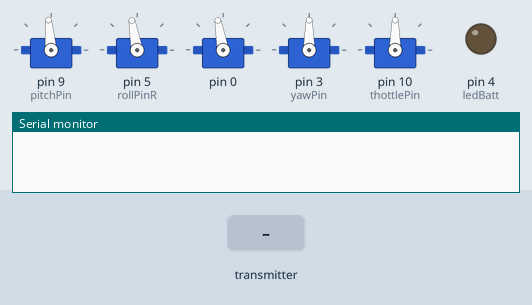
Recording of a sketch running on a simulated Arduino Uno, built with avr-gcc and run on an emulated ATmega328P. Shown: 5 × servo, output pins drawn as LEDs (lit = HIGH), the last lines printed to the serial monitor. Inputs (shaded band) come from the test bench. No radio packets arrive unless stated.

Above: at 1.2 s.
1.3 s: the transmitter starts sending ch1 = 0
At 2.1 s:
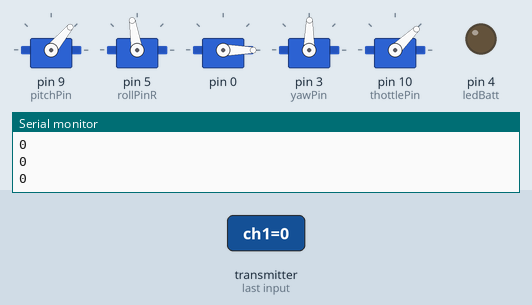
2.8 s: the transmitter starts sending ch2 = 0
At 3.2 s:
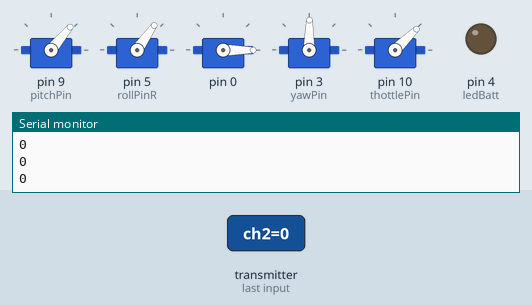
4.3 s: the transmitter starts sending ch3 = 0
At 5.5 s:
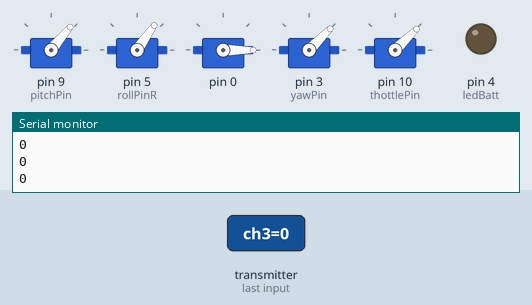
5.8 s: the transmitter starts sending ch4 = 0
At 6.7 s:
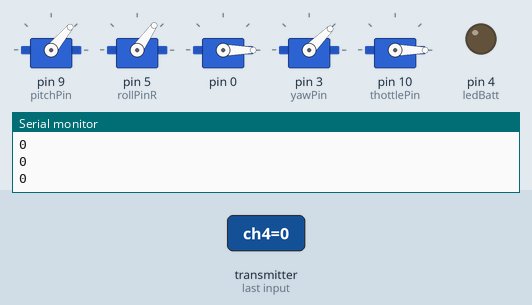
7.3 s: the transmitter starts sending ch1 = 64
At 7.9 s:
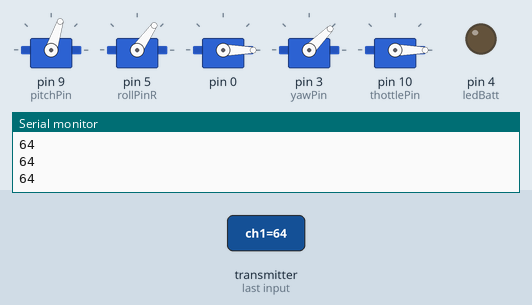
8.8 s: the transmitter starts sending ch2 = 64
At 10.2 s:
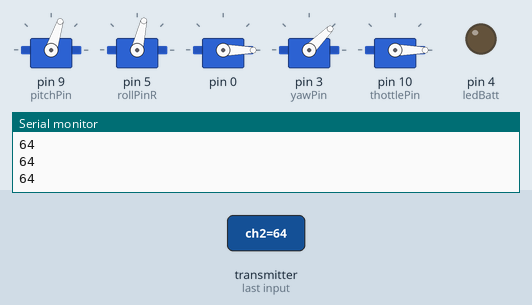
Timing chart, 0 to 11.3 s (numbered marks = the images above; inputs shaded):
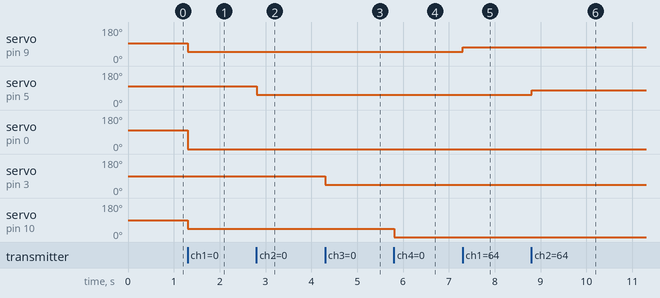

Measured:
- after the input at 1.3 s, servo on pin 9 (pitchPin): 95° → 50° at once; servo on pin 5 (rollPinR): 100° → 99° at once; servo on pin 0: 100° → 0° at once; servo on pin 3 (yawPin): 90° → 89° at once; servo on pin 10 (thottlePin): 90° → 44° at once
- after the input at 2.8 s, servo on pin 5 (rollPinR): 99° → 55° at once
- after the input at 4.3 s, servo on pin 3 (yawPin): 89° → 45° at once
- after the input at 5.8 s, servo on pin 10 (thottlePin): 44° → 0° at once
- after the input at 7.3 s, servo on pin 9 (pitchPin): 50° → 72° at once
- after the input at 8.8 s, servo on pin 5 (rollPinR): 55° → 77° at once

The sketch:

Recieve.ino
```cpp
/* RECIEVER FOR LEO
 *
 * PIN LAYOUT FOR nRF24L01
 * LEFT TO RIGHT TO DOWN (GND, VCC, CE, CNS, SCK, MOSI, MISO, IRQ)
 * GND to GND
 * VCC to 3.3V
 * CE to 7
 * CNS to 8
 * SCK to 13
 * MOSI to 11
 * MISO to 12
 *
 * IMU MPU6040 PIN LAYOUT
 * VCC to 5V
 * GND to GND
 * SCL to A5
 * SDA to A4
 *
 * SERVO:ROLL RIGHT LAYOUT
 * GND to GND
 * 5V to 5V
 * CONTROL to D5
 *
 * SERVO:ROLL LEFT LAYOUT
 * GND to GND
 * 5V to 5V
 * CONTROL to D6
 *
 * SERVO:PITCH LAYOUT
 * GND to GND
 * 5V to 5V
 * CONTROL to D9
 *
 * SERVO:YAW LAYOUT
 * GND to GND
 * 5V to 5V
 * CONTROL to D3
 *
 * ESC:PROP
 * VCC to 5V
 * GND to GND
 * CONTROL to D2
 *
 * GPS MODULE PIN LAYOUT
 * TX to RX
 * RX to TX
 * VCC to 3.3V
 * GND to GND
 *
 * BMP180 PIN LAYOUT
 * VCC to 5V
 * GND to GND
 * SCL to A5
 * SDA to A4
 *
 * LED:MODE
 * D3
 *
 * LED:BATTERY LIFE
 * D4
 *
 */

//Libraries
#include <SPI.h>
#include <nRF24L01.h>
#include <RF24.h>
#include <Servo.h>
#include <Adafruit_BMP085.h>

//Defined Pins
#define yawPin 3 //Yaw Pin Number
#define rollPinR 5 //RollR Pin Number
#define rollPinL 6 //RollL Pin Number
#define pitchPin 9 //Pitch Pin Number
#define thottlePin 10 //Throttle Pin Number
#define ledMode 3 //LED Mode Pin Number
#define ledBatt 4 //LED Battery Pin Number
#define radioCNS 7 //nRF24L01 CNS Pin
#define radioCE 8 //nRF24L01 CE Pin
const byte address[][6] = {"BE001","00002"}; //Address byte

//Global Variables
int pitchOffset = 95;
int rollOffset = 100;
int yawOffset = 90;
int pitchVal;
int rollRVal;
int rollLVal;
int yawVal;
int thrustVal;

//Object Define
RF24 radio(radioCNS,radioCE); //Radio Object
Servo pitchServo; //Pitch Servo Object
Servo rollRServo; //RollR Servo Object
Servo rollLServo; //RollL Servo Object
Servo yawServo; //Yaw Servo Object
Servo throttleESC; //trottleESC Servo Object
struct Data_received //data received struct
{
  byte ch1;
  byte ch2;
  byte ch3;
  byte ch4;
};
Data_received data_received;

//Setup Function
void setup() {
  //Pin Intialization
  pinMode(ledMode,OUTPUT);
  pinMode(ledBatt,OUTPUT);

  //Servo Intialization
  pitchServo.attach(pitchPin);
  rollRServo.attach(rollPinR);
  rollLServo.attach(rollRVal);
  yawServo.attach(yawPin);
  throttleESC.attach(thottlePin);
  rollRServo.write(rollOffset);
  rollLServo.write(rollOffset);
  yawServo.write(yawOffset);
  pitchServo.write(pitchOffset);

  //Radio Inialization
  radio.begin();
  radio.setAutoAck(false);
  radio.setDataRate(RF24_250KBPS);
  radio.openReadingPipe(1,address[0]);
  radio.setPALevel(RF24_PA_MIN);
  radio.startListening();
  data_received.ch1 = 127;
  data_received.ch2 = 127;
  data_received.ch3 = 127;
  data_received.ch4 = 127;

  //Serial Inialization
  Serial.begin(9600);

  delay(5);
}

void loop() {
  while(radio.available())
  {
    delay(5);
    radio.read(&data_received,sizeof(Data_received));

    pitchVal = data_received.ch1;
    rollRVal = data_received.ch2;
    yawVal = data_received.ch3;
    thrustVal = data_received.ch4;
    Serial.println(pitchVal);
    pitchVal = map(pitchVal,0,255,pitchOffset-45,pitchOffset+45);
    rollRVal = map(rollRVal,0,255,rollOffset-45,rollOffset+45);
    if((rollRVal-rollOffset)>0){
      rollLVal = rollOffset - (rollRVal-rollOffset);
    }
    yawVal = map(yawVal,0,255,yawOffset-45,yawOffset+45);
    thrustVal = map(thrustVal,127,255,1000,1500); //might change
    pitchServo.write(pitchVal);
    rollRServo.write(rollRVal);
    rollLServo.write(rollLVal);
    yawServo.write(yawVal);
    throttleESC.writeMicroseconds(thrustVal);
  }
}
```
